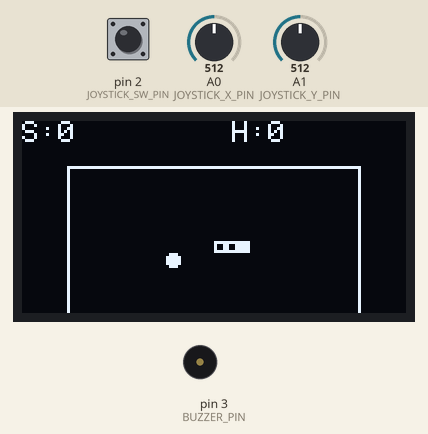
A sketch run on a simulated Arduino Uno, built with avr-gcc and run on an emulated ATmega328P. On the bench: 128×64 one-colour display, buzzer (waves = sounding). Inputs (shaded band) come from the test bench; at power-on: A1 (JOYSTICK_Y_PIN) = 512, A0 (JOYSTICK_X_PIN) = 512, pin 2 (JOYSTICK_SW_PIN) HIGH. Random numbers use the default seed unless the sketch sets one; what the sketch prints to the serial monitor is not drawn.

Above: at 2.7 s.
2.8 s: A1 (JOYSTICK_Y_PIN) set to 716
At 5.2 s:
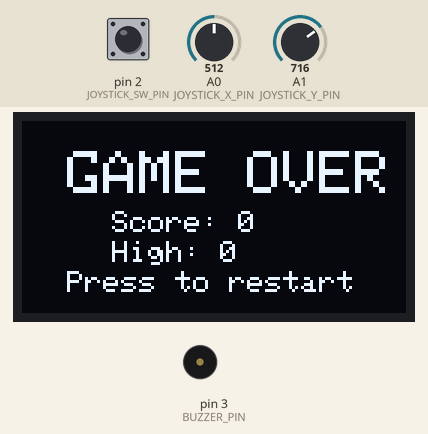
5.8 s: A0 (JOYSTICK_X_PIN) set to 306
At 7.33 s:
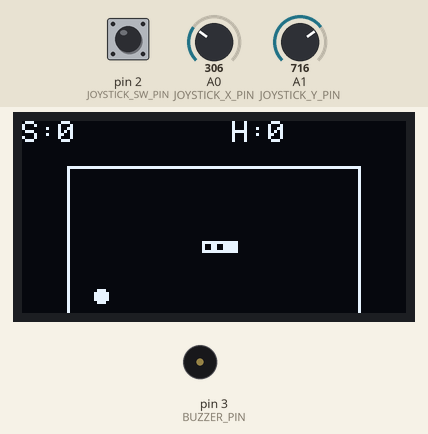
8.5 s: pin 2 (JOYSTICK_SW_PIN) pulled LOW for 3.2 s
At 14.03 s:
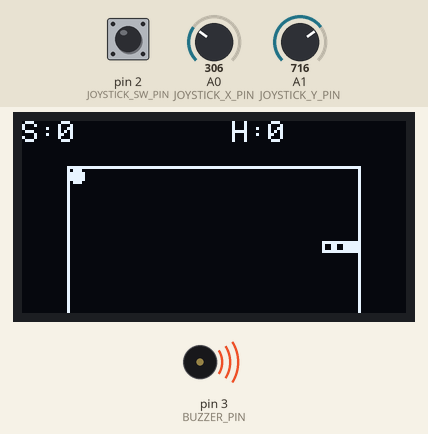
14.2 s: A1 (JOYSTICK_Y_PIN) set to 900
At 16.82 s:
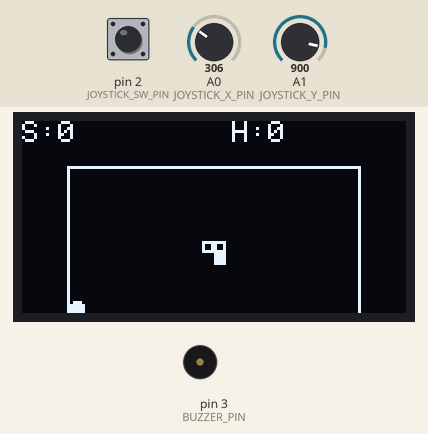
17.2 s: A0 (JOYSTICK_X_PIN) set to 122
At 17.5 s:
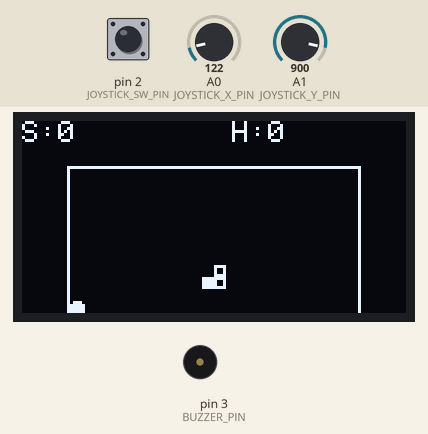
18.8 s: A1 (JOYSTICK_Y_PIN) set to 1010
At 20.01 s:
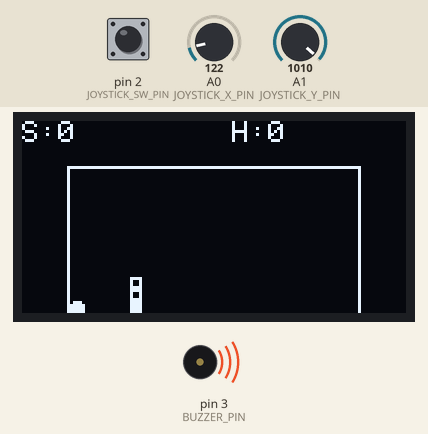
Timing chart, 0 to 21.4 s (numbered marks = the images above; inputs shaded):
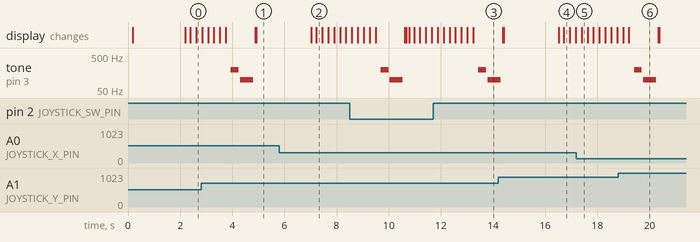

The sketch:

snake_game.ino
```cpp
#include "constants.h"

class DisplayManager;
class InputManager;
class GameLogic;
class StorageManager;
class AudioManager;


#include "Display.cpp"
#include "Input.cpp"
#include "GameLogic.cpp"
#include "Storage.cpp"
#include "Audio.cpp"

DisplayManager display;
InputManager input;
GameLogic game;
StorageManager storage;
AudioManager audio;


GameState currentState = STATE_SPLASH;
unsigned long stateStartTime = 0;
unsigned long lastMoveTime = 0;
uint16_t highScore = 0;
bool isNewHighScore = false;

void setup() {
    Serial.begin(9600);
    Serial.println(F("Snake Game Starting..."));

    randomSeed(analogRead(A3));

    input.begin();
    audio.begin();
    storage.begin();

    if (!display.begin()) {
        Serial.println(F("Display initialization failed!"));
    }

    highScore = storage.loadHighScore();

    // Start with splash screen
    currentState = STATE_SPLASH;
    stateStartTime = millis();
    display.drawSplash();

    Serial.println(F("System Ready!"));
}

void loop() {
    unsigned long currentTime = millis();

    switch (currentState) {
        case STATE_SPLASH:
            if (currentTime - stateStartTime >= SPLASH_DURATION) {
                game.reset();
                currentState = STATE_GAMEPLAY;
                lastMoveTime = currentTime;
                Serial.println(F("Starting game..."));
            }
            break;

        case STATE_GAMEPLAY:
            {
                Direction dir = input.getDirection();
                if (dir != DIR_NONE) {
                    game.setDirection(dir);
                }

                if (currentTime - lastMoveTime >= MOVE_DELAY) {
                    game.update();
                    lastMoveTime = currentTime;

                    static uint16_t lastScore = 0;
                    if (game.getScore() > lastScore) {
                        audio.playFoodEaten();
                        lastScore = game.getScore();
                    }

                    if (game.isGameOver()) {
                        currentState = STATE_GAME_OVER;
                        stateStartTime = currentTime;

                        uint16_t finalScore = game.getScore();
                        if (finalScore > highScore) {
                            highScore = finalScore;
                            storage.saveHighScore(highScore);
                            isNewHighScore = true;
                            audio.playNewHighScore();
                        } else {
                            isNewHighScore = false;
                            audio.playGameOver();
                        }

                        Serial.print(F("Game Over! Score: "));
                        Serial.println(finalScore);
                    }
                }

                display.drawGameplay(
                    game.getSnake(),
                    game.getSnakeLength(),
                    game.getFood(),
                    game.getScore(),
                    highScore
                );
            }
            break;

        case STATE_GAME_OVER:
            display.drawGameOver(
                game.getScore(),
                highScore,
                isNewHighScore
            );

            if (input.isButtonPressed() ||
                (currentTime - stateStartTime >= GAME_OVER_DELAY)) {

                game.reset();
                currentState = STATE_GAMEPLAY;
                lastMoveTime = currentTime;
                Serial.println(F("Restarting game..."));
            }
            break;
    }

    delay(10);
}
```

Audio.cpp
```cpp
#include <Arduino.h>
#include "constants.h"

class AudioManager {
private:
    bool enabled;
    const int NOTE_FOOD = 1000;
    const int NOTE_GAME_OVER = 200;
    const int NOTE_NEW_HIGH = 1200;

public:
    AudioManager() {
        enabled = true;
    }

    void begin() {
        pinMode(BUZZER_PIN, OUTPUT);
        digitalWrite(BUZZER_PIN, LOW);
    }

    void enable(bool en) {
        enabled = en;
    }

    void playFoodEaten() {
        if (!enabled) return;
        tone(BUZZER_PIN, NOTE_FOOD, 50);
        delay(60);
        noTone(BUZZER_PIN);
    }

    void playGameOver() {
        if (!enabled) return;
        tone(BUZZER_PIN, NOTE_GAME_OVER, 300);
        delay(350);
        tone(BUZZER_PIN, NOTE_GAME_OVER / 2, 500);
        delay(550);
        noTone(BUZZER_PIN);
    }

    void playNewHighScore() {
        if (!enabled) return;
        for (int i = 0; i < 3; i++) {
            tone(BUZZER_PIN, NOTE_NEW_HIGH, 100);
            delay(120);
            tone(BUZZER_PIN, NOTE_NEW_HIGH * 2, 100);
            delay(120);
        }
        noTone(BUZZER_PIN);
    }
};
```

Display.cpp
```cpp
#include <Arduino.h>
#include <Wire.h>
#include <Adafruit_SSD1306.h>
#include <Adafruit_GFX.h>
#include "constants.h"

class DisplayManager {
private:
    Adafruit_SSD1306 display;
    bool initialized;

    void drawBorder() {
        display.drawRect(
            GAME_AREA_X - 1,
            GAME_AREA_Y - 1,
            GAME_AREA_WIDTH + 2,
            GAME_AREA_HEIGHT + 2,
            SSD1306_WHITE
        );
    }

    void drawSnakeSegment(int gridX, int gridY, bool isHead) {
        int pixelX = GAME_AREA_X + (gridX * CELL_SIZE);
        int pixelY = GAME_AREA_Y + (gridY * CELL_SIZE);

        if (isHead) {
            display.fillRect(pixelX, pixelY, CELL_SIZE, CELL_SIZE, SSD1306_WHITE);
        } else {
            display.drawRect(pixelX, pixelY, CELL_SIZE, CELL_SIZE, SSD1306_WHITE);
        }
    }

    void drawFood(int gridX, int gridY) {
        int pixelX = GAME_AREA_X + (gridX * CELL_SIZE) + (CELL_SIZE / 2);
        int pixelY = GAME_AREA_Y + (gridY * CELL_SIZE) + (CELL_SIZE / 2);
        display.fillCircle(pixelX, pixelY, CELL_SIZE / 2, SSD1306_WHITE);
    }

public:
    DisplayManager() : display(SCREEN_WIDTH, SCREEN_HEIGHT, &Wire, -1) {
        initialized = false;
    }

    bool begin() {
        Wire.begin();
        if (!display.begin(SSD1306_SWITCHCAPVCC, OLED_ADDRESS)) {
            return false;
        }
        display.clearDisplay();
        display.setTextSize(1);
        display.setTextColor(SSD1306_WHITE);
        display.display();
        initialized = true;
        return true;
    }

    void clear() {
        if (!initialized) return;
        display.clearDisplay();
    }

    void update() {
        if (!initialized) return;
        display.display();
    }

    void drawSplash() {
        if (!initialized) return;
        clear();
        display.setTextSize(2);
        display.setCursor(20, 20);
        display.print(F("SNAKE"));
        display.setCursor(20, 40);
        display.print(F("GAME"));
        display.setTextSize(1);
        display.setCursor(30, 55);
        display.print(F("Version 1.0"));
        update();
    }

    void drawGameplay(
        const Point* snake,
        uint8_t snakeLength,
        const Point& food,
        uint16_t score,
        uint16_t highScore
    ) {
        if (!initialized) return;
        clear();

        display.setCursor(0, 0);
        display.print(F("S:"));
        display.print(score);
        display.setCursor(70, 0);
        display.print(F("H:"));
        display.print(highScore);

        drawBorder();
        drawFood(food.x, food.y);

        for (int i = snakeLength - 1; i >= 0; i--) {
            drawSnakeSegment(snake[i].x, snake[i].y, (i == snakeLength - 1));
        }

        update();
    }

    void drawGameOver(
        uint16_t score,
        uint16_t highScore,
        bool isNewHighScore
    ) {
        if (!initialized) return;
        clear();

        display.setTextSize(2);
        display.setCursor(15, 10);
        display.print(F("GAME OVER"));

        display.setTextSize(1);
        display.setCursor(30, 30);
        display.print(F("Score: "));
        display.print(score);
        display.setCursor(30, 40);
        display.print(F("High: "));
        display.print(highScore);

        if (isNewHighScore) {
            display.setCursor(20, 50);
            display.print(F("NEW HIGH SCORE!"));
        } else {
            display.setCursor(15, 50);
            display.print(F("Press to restart"));
        }

        update();
    }

    bool isReady() { return initialized; }
};
```

GameLogic.cpp
```cpp
#include <Arduino.h>
#include "constants.h"

class GameLogic {
private:
    Point snake[MAX_SNAKE_LENGTH];
    uint8_t snakeLength;
    Direction currentDir;
    Direction nextDir;
    Point food;
    uint16_t score;
    bool gameOver;

    bool isOpposite(Direction dir1, Direction dir2) {
        return (dir1 == DIR_UP && dir2 == DIR_DOWN) ||
               (dir1 == DIR_DOWN && dir2 == DIR_UP) ||
               (dir1 == DIR_LEFT && dir2 == DIR_RIGHT) ||
               (dir1 == DIR_RIGHT && dir2 == DIR_LEFT);
    }

    bool isPositionInSnake(int x, int y, int ignoreIndex = -1) {
        for (int i = 0; i < snakeLength; i++) {
            if (i == ignoreIndex) continue;
            if (snake[i].x == x && snake[i].y == y) {
                return true;
            }
        }
        return false;
    }

    void generateRandomFood() {
        for (int attempts = 0; attempts < 100; attempts++) {
            food.x = random(0, GRID_WIDTH);
            food.y = random(0, GRID_HEIGHT);

            if (!isPositionInSnake(food.x, food.y)) {
                return;
            }
        }

        // Linear scan if random fails
        for (int y = 0; y < GRID_HEIGHT; y++) {
            for (int x = 0; x < GRID_WIDTH; x++) {
                if (!isPositionInSnake(x, y)) {
                    food.x = x;
                    food.y = y;
                    return;
                }
            }
        }

        // Grid completely full - player wins! Reset game
        reset();
    }

    bool checkCollision() {
        Point& head = snake[snakeLength - 1];

        if (head.x < 0 || head.x >= GRID_WIDTH ||
            head.y < 0 || head.y >= GRID_HEIGHT) {
            return true;
        }

        for (int i = 0; i < snakeLength - 1; i++) {
            if (snake[i].x == head.x && snake[i].y == head.y) {
                return true;
            }
        }

        return false;
    }

public:
    GameLogic() {
        reset();
    }

    void reset() {
        snakeLength = 3;
        snake[0].x = 10; snake[0].y = 6;
        snake[1].x = 11; snake[1].y = 6;
        snake[2].x = 12; snake[2].y = 6;

        currentDir = DIR_RIGHT;
        nextDir = DIR_RIGHT;
        score = 0;
        gameOver = false;

        generateRandomFood();
    }

    void setDirection(Direction dir) {
        if (dir != DIR_NONE && !isOpposite(dir, currentDir)) {
            nextDir = dir;
        }
    }

    void update() {
        if (gameOver) return;

        if (nextDir != DIR_NONE) {
            currentDir = nextDir;
            nextDir = DIR_NONE;
        }

        Point newHead = snake[snakeLength - 1];

        switch (currentDir) {
            case DIR_UP:    newHead.y--; break;
            case DIR_DOWN:  newHead.y++; break;
            case DIR_LEFT:  newHead.x--; break;
            case DIR_RIGHT: newHead.x++; break;
            default: break;
        }

        bool foodEaten = (newHead.x == food.x && newHead.y == food.y);

        if (foodEaten) {
            snake[snakeLength] = newHead;
            snakeLength++;
            score++;
            generateRandomFood();
        } else {
            for (int i = 0; i < snakeLength - 1; i++) {
                snake[i] = snake[i + 1];
            }
            snake[snakeLength - 1] = newHead;
        }

        if (checkCollision()) {
            gameOver = true;
        }
    }

    const Point* getSnake() const { return snake; }
    uint8_t getSnakeLength() const { return snakeLength; }
    const Point& getFood() const { return food; }
    uint16_t getScore() const { return score; }
    bool isGameOver() const { return gameOver; }
};
```

Input.cpp
```cpp
#include <Arduino.h>
#include "constants.h"

class InputManager {
private:
    int xCenter;
    int yCenter;
    unsigned long lastDebounceTime;
    int lastButtonState;
    int buttonState;
    const int DEADZONE = 150;

public:
    InputManager() {
        xCenter = 512;
        yCenter = 512;
        lastDebounceTime = 0;
        lastButtonState = HIGH;
        buttonState = HIGH;
    }

    void begin() {
        pinMode(JOYSTICK_SW_PIN, INPUT_PULLUP);
        calibrate();
    }

    void calibrate() {
        long sumX = 0;
        long sumY = 0;

        for (int i = 0; i < 10; i++) {
            sumX += analogRead(JOYSTICK_X_PIN);
            sumY += analogRead(JOYSTICK_Y_PIN);
            delay(10);
        }

        xCenter = sumX / 10;
        yCenter = sumY / 10;
    }

    Direction getDirection() {
        int xValue = analogRead(JOYSTICK_X_PIN);
        int yValue = analogRead(JOYSTICK_Y_PIN);

        int xDiff = xValue - xCenter;
        int yDiff = yValue - yCenter;

        if (abs(xDiff) > abs(yDiff)) {
            if (abs(xDiff) > DEADZONE) {
                return (xDiff > 0) ? DIR_RIGHT : DIR_LEFT;
            }
        } else {
            if (abs(yDiff) > DEADZONE) {
                return (yDiff > 0) ? DIR_DOWN : DIR_UP;
            }
        }

        return DIR_NONE;
    }

    bool isButtonPressed() {
        int reading = digitalRead(JOYSTICK_SW_PIN);

        if (reading != lastButtonState) {
            lastDebounceTime = millis();
        }

        if ((millis() - lastDebounceTime) > BUTTON_DEBOUNCE) {
            if (reading != buttonState) {
                buttonState = reading;
                if (buttonState == LOW) {
                    lastButtonState = reading;
                    return true;
                }
            }
        }

        lastButtonState = reading;
        return false;
    }

    void waitForButtonPress() {
        while (digitalRead(JOYSTICK_SW_PIN) == HIGH) {
            delay(10);
        }
        delay(BUTTON_DEBOUNCE);
        while (digitalRead(JOYSTICK_SW_PIN) == LOW) {
            delay(10);
        }
    }
};
```

Storage.cpp
```cpp
#include <Arduino.h>
#include <EEPROM.h>

class StorageManager {
private:
    const int EEPROM_ADDR = 0;  // Address for high score (uses 2 bytes)

public:
    StorageManager() {}

    void begin() {
        // For Arduino Uno/Nano, EEPROM doesn't need begin()
    }

    uint16_t loadHighScore() {
        uint16_t highScore = 0;

        // Read two bytes from EEPROM
        highScore = EEPROM.read(EEPROM_ADDR);
        highScore |= (EEPROM.read(EEPROM_ADDR + 1) << 8);

        // Validate (if EEPROM is uninitialized or corrupted)
        if (highScore > 1000) {
            highScore = 0;
        }

        return highScore;
    }

    bool saveHighScore(uint16_t score) {
        uint16_t currentHigh = loadHighScore();

        // Only save if new score is higher
        if (score > currentHigh) {
            EEPROM.write(EEPROM_ADDR, score & 0xFF);           // Low byte
            EEPROM.write(EEPROM_ADDR + 1, (score >> 8) & 0xFF); // High byte
            return true;
        }

        return false;
    }

    void resetHighScore() {
        // Reset to 0
        EEPROM.write(EEPROM_ADDR, 0);
        EEPROM.write(EEPROM_ADDR + 1, 0);
    }
};
```

constants.h
```cpp
#ifndef CONSTANTS_H
#define CONSTANTS_H
#include <Arduino.h>


// OLED Display (I2C)
#define OLED_ADDRESS    0x3D
#define OLED_SDA        A4
#define OLED_SCL        A5

// Joystick Module --(joystick X and Y axis ,analog)
#define JOYSTICK_X_PIN  A0
#define JOYSTICK_Y_PIN  A1
#define JOYSTICK_SW_PIN 2

// Buzzer--passive buzzer for sound effects
#define BUZZER_PIN      3

// LEDs
#define LED_RED_PIN     5
#define LED_GREEN_PIN   6
#define LED_BLUE_PIN    7

        //Game constants

// Display dimensions
const int SCREEN_WIDTH    = 128;       // OLED width in pixels
const int SCREEN_HEIGHT   = 64;        // OLED height in pixels

// Game area (inside borders)
const int GAME_AREA_X = 16;        // Left margin
const int GAME_AREA_Y = 16;        // Top margin
const int GAME_AREA_WIDTH = 96;        // Play area width
const int GAME_AREA_HEIGHT= 48;       // Play area height

// Grid size (each cell is 4x4 pixels)
const int CELL_SIZE = 4;
const int GRID_WIDTH = (GAME_AREA_WIDTH / CELL_SIZE);   // 24 cells
const int GRID_HEIGHT = (GAME_AREA_HEIGHT / CELL_SIZE);  // 12 cells

// Snake limits
const int MAX_SNAKE_LENGTH = 100;  // Maximum snake length

// Game timing
const int SPLASH_DURATION = 2000;      // 2 seconds splash screen
const int MOVE_DELAY = 200;       // 200ms between moves (medium speed)
const int GAME_OVER_DELAY = 3000;      // 3 seconds game over screen
const int BUTTON_DEBOUNCE = 50;        // 50ms button debounce

// Direction enum-- creating a custom datatype with fixed set of names values.
/*
             1(Up)
    3(Left)        4(Right)
            2(Down)
*/
enum Direction {
    DIR_NONE = 0,
    DIR_UP,
    DIR_DOWN,
    DIR_LEFT,
    DIR_RIGHT
};

enum GameState {
    STATE_SPLASH,       //0
    STATE_GAMEPLAY,     //1
    STATE_GAME_OVER     //2
};

// Point structure for positions
struct Point {
    int8_t x;                     // Grid X coordinate (0-23),24 cells
    int8_t y;                 // Grid Y coordinate (0-11),11 cells
};

#endif
```

Measured:
- by itself, tone on pin 3 (BUZZER_PIN): plays 200 Hz for 0.30 s, 100 Hz for 0.50 s, 200 Hz for 0.30 s, 100 Hz for 0.41 s
- what the display in image 6 shows lasts 1.1 s, from 19.2 s to 20.3 s
